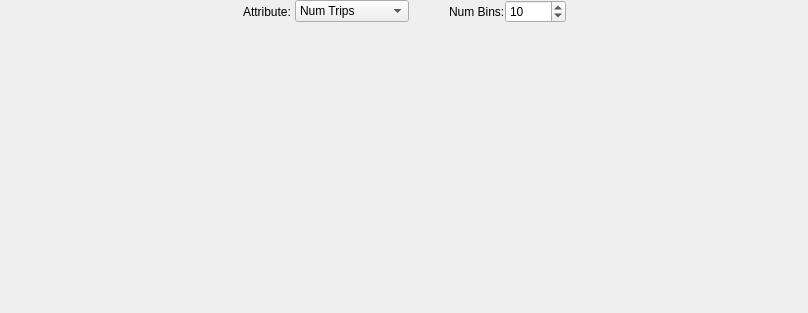
<?xml version="1.0" encoding="UTF-8"?>
<ui version="4.0">
 <class>PlotWidget</class>
 <widget class="QWidget" name="PlotWidget">
  <property name="geometry">
   <rect>
    <x>0</x>
    <y>0</y>
    <width>808</width>
    <height>313</height>
   </rect>
  </property>
  <property name="windowTitle">
   <string>Form</string>
  </property>
  <layout class="QVBoxLayout" name="verticalLayout" stretch="0,2">
   <property name="spacing">
    <number>0</number>
   </property>
   <property name="margin">
    <number>0</number>
   </property>
   <item>
    <layout class="QHBoxLayout" name="horizontalLayout">
     <property name="spacing">
      <number>0</number>
     </property>
     <item>
      <spacer name="horizontalSpacer_3">
       <property name="orientation">
        <enum>Qt::Horizontal</enum>
       </property>
       <property name="sizeHint" stdset="0">
        <size>
         <width>40</width>
         <height>20</height>
        </size>
       </property>
      </spacer>
     </item>
     <item>
      <layout class="QGridLayout" name="gridLayout">
       <item row="0" column="0">
        <widget class="QLabel" name="label_3">
         <property name="text">
          <string>Attribute: </string>
         </property>
        </widget>
       </item>
       <item row="0" column="1">
        <widget class="QComboBox" name="attributeComboBox">
         <item>
          <property name="text">
           <string>Num Trips</string>
          </property>
         </item>
         <item>
          <property name="text">
           <string>Fare Amount</string>
          </property>
         </item>
         <item>
          <property name="text">
           <string>Tip</string>
          </property>
         </item>
         <item>
          <property name="text">
           <string>Total Revenue</string>
          </property>
         </item>
         <item>
          <property name="text">
           <string>Fare per Trip</string>
          </property>
         </item>
         <item>
          <property name="text">
           <string>Fare per Mile</string>
          </property>
         </item>
         <item>
          <property name="text">
           <string>Tips per Trip</string>
          </property>
         </item>
         <item>
          <property name="text">
           <string>Tips per Mile</string>
          </property>
         </item>
         <item>
          <property name="text">
           <string>Tolls Amount</string>
          </property>
         </item>
         <item>
          <property name="text">
           <string>Tolls Per Trip</string>
          </property>
         </item>
         <item>
          <property name="text">
           <string>Active Cabs</string>
          </property>
         </item>
         <item>
          <property name="text">
           <string>Distance</string>
          </property>
         </item>
         <item>
          <property name="text">
           <string>Duration</string>
          </property>
         </item>
         <item>
          <property name="text">
           <string>Average Speed</string>
          </property>
         </item>
        </widget>
       </item>
       <item row="0" column="2">
        <spacer name="horizontalSpacer">
         <property name="orientation">
          <enum>Qt::Horizontal</enum>
         </property>
         <property name="sizeHint" stdset="0">
          <size>
           <width>40</width>
           <height>20</height>
          </size>
         </property>
        </spacer>
       </item>
       <item row="0" column="3">
        <widget class="QLabel" name="label">
         <property name="text">
          <string>Num Bins:</string>
         </property>
        </widget>
       </item>
       <item row="0" column="4">
        <widget class="QSpinBox" name="numBinsSpin">
         <property name="minimum">
          <number>1</number>
         </property>
         <property name="maximum">
          <number>10000</number>
         </property>
         <property name="value">
          <number>10</number>
         </property>
        </widget>
       </item>
      </layout>
     </item>
     <item>
      <spacer name="horizontalSpacer_4">
       <property name="orientation">
        <enum>Qt::Horizontal</enum>
       </property>
       <property name="sizeHint" stdset="0">
        <size>
         <width>40</width>
         <height>20</height>
        </size>
       </property>
      </spacer>
     </item>
    </layout>
   </item>
   <item>
    <widget class="ExtendedPlotWidget" name="customPlot" native="true"/>
   </item>
  </layout>
 </widget>
 <customwidgets>
  <customwidget>
   <class>ExtendedPlotWidget</class>
   <extends>QWidget</extends>
   <header>extendedplotwidget.h</header>
   <container>1</container>
  </customwidget>
 </customwidgets>
 <resources/>
 <connections/>
</ui>
